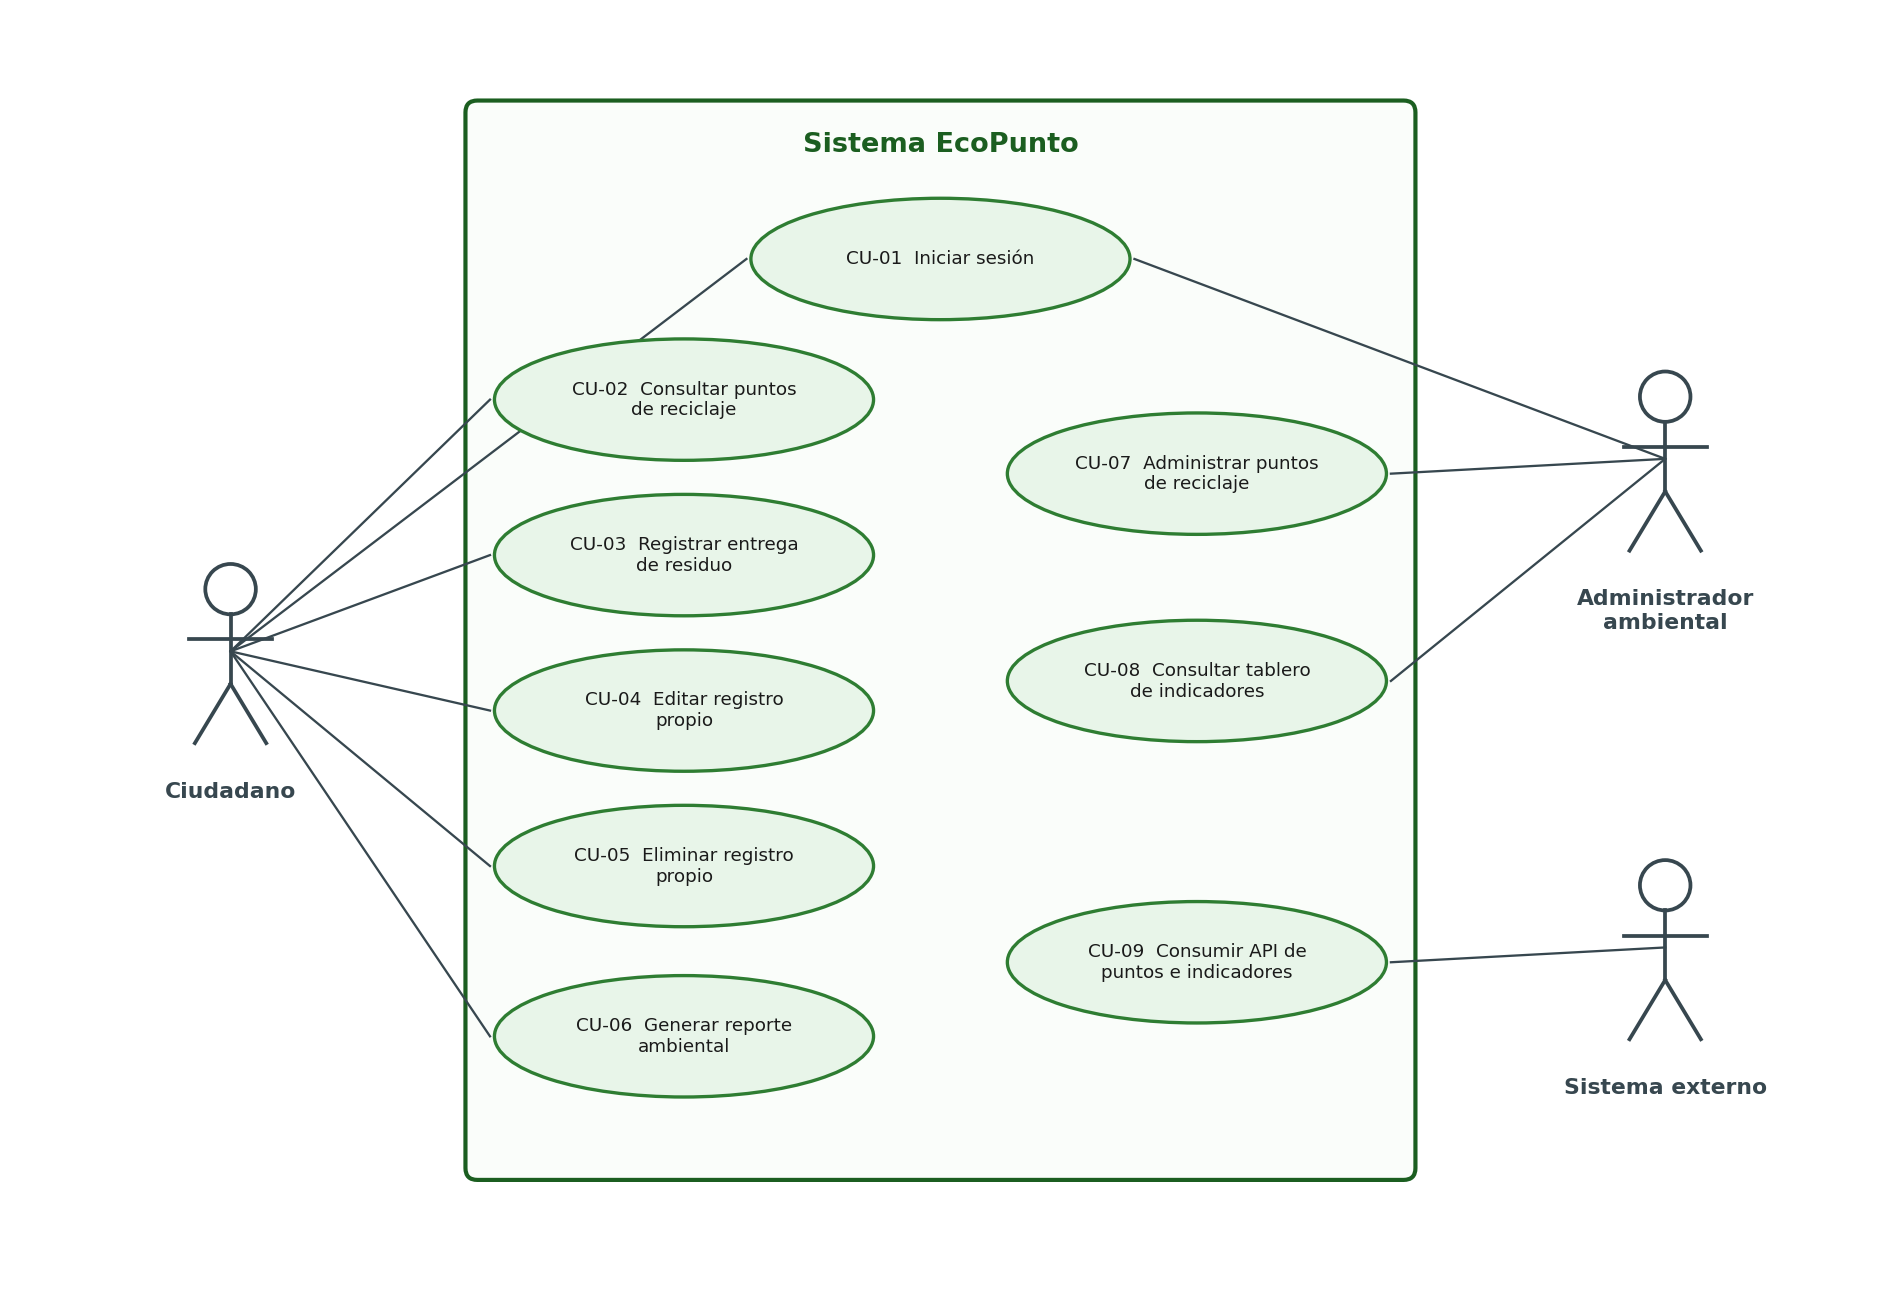

This figure's Python source:
"""Genera el diagrama de casos de uso UML del sistema EcoPunto."""

import matplotlib
matplotlib.use("Agg")
import matplotlib.pyplot as plt
from matplotlib.patches import Ellipse, Rectangle, FancyBboxPatch

VERDE = "#2E7D32"
VERDE_OSC = "#1B5E20"
VERDE_CLARO = "#E8F5E9"
GRIS = "#37474F"

fig, ax = plt.subplots(figsize=(12.5, 8.6))
ax.set_xlim(0, 12.5)
ax.set_ylim(0, 8.6)
ax.axis("off")


def actor(x, y, nombre):
    """Dibuja una figura humana de palitos con su etiqueta."""
    ax.add_patch(plt.Circle((x, y + 0.42), 0.17, fill=False, ec=GRIS, lw=1.8))
    ax.plot([x, x], [y + 0.25, y - 0.22], color=GRIS, lw=1.8)          # tronco
    ax.plot([x - 0.28, x + 0.28], [y + 0.08, y + 0.08], color=GRIS, lw=1.8)  # brazos
    ax.plot([x, x - 0.24], [y - 0.22, y - 0.62], color=GRIS, lw=1.8)   # pierna izq
    ax.plot([x, x + 0.24], [y - 0.22, y - 0.62], color=GRIS, lw=1.8)   # pierna der
    ax.text(x, y - 0.88, nombre, ha="center", va="top", fontsize=10.5,
            fontweight="bold", color=GRIS, wrap=True)


def caso(x, y, texto, ancho=2.55, alto=0.82):
    ax.add_patch(Ellipse((x, y), ancho, alto, facecolor=VERDE_CLARO,
                         edgecolor=VERDE, lw=1.6, zorder=3))
    ax.text(x, y, texto, ha="center", va="center", fontsize=8.8,
            color="#1A1A1A", zorder=4)
    return (x, y, ancho, alto)


def asociar(ax_, actor_xy, caso_xy):
    (xa, ya) = actor_xy
    (xc, yc, w, h) = caso_xy
    borde = xc - w / 2 - 0.03 if xa < xc else xc + w / 2 + 0.03
    ax_.plot([xa, borde], [ya, yc], color=GRIS, lw=1.1, zorder=1)


# ---------------- frontera del sistema ----------------
ax.add_patch(FancyBboxPatch((3.05, 0.75), 6.35, 7.25,
                            boxstyle="round,pad=0.02,rounding_size=0.08",
                            facecolor="#FAFDFA", edgecolor=VERDE_OSC,
                            lw=2.0, zorder=0))
ax.text(6.225, 7.72, "Sistema EcoPunto", ha="center", va="center",
        fontsize=13, fontweight="bold", color=VERDE_OSC, zorder=2)

# ---------------- casos de uso ----------------
cu01 = caso(6.225, 6.95, "CU-01  Iniciar sesión")

izq_x = 4.50
cu02 = caso(izq_x, 6.00, "CU-02  Consultar puntos\nde reciclaje")
cu03 = caso(izq_x, 4.95, "CU-03  Registrar entrega\nde residuo")
cu04 = caso(izq_x, 3.90, "CU-04  Editar registro\npropio")
cu05 = caso(izq_x, 2.85, "CU-05  Eliminar registro\npropio")
cu06 = caso(izq_x, 1.70, "CU-06  Generar reporte\nambiental")

der_x = 7.95
cu07 = caso(der_x, 5.50, "CU-07  Administrar puntos\nde reciclaje")
cu08 = caso(der_x, 4.10, "CU-08  Consultar tablero\nde indicadores")
cu09 = caso(der_x, 2.20, "CU-09  Consumir API de\npuntos e indicadores")

# ---------------- actores ----------------
actor(1.45, 4.30, "Ciudadano")
actor(11.10, 5.60, "Administrador\nambiental")
actor(11.10, 2.30, "Sistema externo")

ciudadano = (1.45, 4.30)
admin = (11.10, 5.60)
externo = (11.10, 2.30)

for c in (cu01, cu02, cu03, cu04, cu05, cu06):
    asociar(ax, ciudadano, c)
for c in (cu01, cu07, cu08):
    asociar(ax, admin, c)
asociar(ax, externo, cu09)

plt.tight_layout(pad=0.4)
plt.savefig("/home/claude/ecopunto/diagramas/casos_uso.png", dpi=150,
            facecolor="white", bbox_inches="tight")
print("Diagrama de casos de uso generado")
